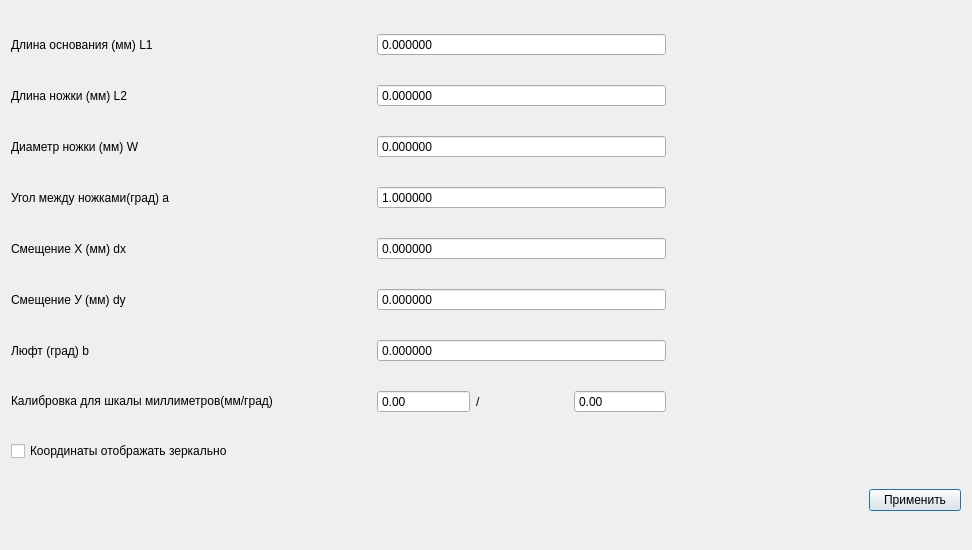
<?xml version="1.0" encoding="UTF-8"?>
<ui version="4.0">
 <class>SettingsDialog</class>
 <widget class="QDialog" name="SettingsDialog">
  <property name="geometry">
   <rect>
    <x>0</x>
    <y>0</y>
    <width>972</width>
    <height>550</height>
   </rect>
  </property>
  <property name="windowTitle">
   <string>Dialog</string>
  </property>
  <layout class="QGridLayout" name="gridLayout">
   <item row="10" column="0" colspan="7">
    <spacer name="horizontalSpacer">
     <property name="orientation">
      <enum>Qt::Horizontal</enum>
     </property>
     <property name="sizeHint" stdset="0">
      <size>
       <width>40</width>
       <height>20</height>
      </size>
     </property>
    </spacer>
   </item>
   <item row="0" column="2" colspan="3">
    <widget class="QDoubleSpinBox" name="wireLengthBox">
     <property name="buttonSymbols">
      <enum>QAbstractSpinBox::NoButtons</enum>
     </property>
     <property name="decimals">
      <number>6</number>
     </property>
     <property name="maximum">
      <double>99999998.000000000000000</double>
     </property>
    </widget>
   </item>
   <item row="0" column="0" colspan="2">
    <widget class="QLabel" name="label">
     <property name="text">
      <string>Длина основания (мм) L1</string>
     </property>
    </widget>
   </item>
   <item row="1" column="0">
    <widget class="QLabel" name="label_2">
     <property name="text">
      <string>Длина ножки (мм) L2</string>
     </property>
    </widget>
   </item>
   <item row="3" column="0" colspan="2">
    <widget class="QLabel" name="label_7">
     <property name="text">
      <string>Угол между ножками(град) a</string>
     </property>
    </widget>
   </item>
   <item row="1" column="2" colspan="3">
    <widget class="QDoubleSpinBox" name="legLengthBox">
     <property name="buttonSymbols">
      <enum>QAbstractSpinBox::NoButtons</enum>
     </property>
     <property name="decimals">
      <number>6</number>
     </property>
     <property name="maximum">
      <double>99999998.000000000000000</double>
     </property>
    </widget>
   </item>
   <item row="2" column="2" colspan="3">
    <widget class="QDoubleSpinBox" name="legWidthBox">
     <property name="buttonSymbols">
      <enum>QAbstractSpinBox::NoButtons</enum>
     </property>
     <property name="decimals">
      <number>6</number>
     </property>
     <property name="maximum">
      <double>99999998.000000000000000</double>
     </property>
    </widget>
   </item>
   <item row="2" column="0" colspan="2">
    <widget class="QLabel" name="label_3">
     <property name="text">
      <string>Диаметр ножки (мм) W</string>
     </property>
    </widget>
   </item>
   <item row="3" column="2" colspan="3">
    <widget class="QDoubleSpinBox" name="legsAngleBox">
     <property name="buttonSymbols">
      <enum>QAbstractSpinBox::NoButtons</enum>
     </property>
     <property name="decimals">
      <number>6</number>
     </property>
     <property name="minimum">
      <double>1.000000000000000</double>
     </property>
     <property name="maximum">
      <double>180.000000000000000</double>
     </property>
    </widget>
   </item>
   <item row="4" column="0" colspan="2">
    <widget class="QLabel" name="label_4">
     <property name="text">
      <string>Смещение Х (мм) dx</string>
     </property>
    </widget>
   </item>
   <item row="4" column="2" colspan="3">
    <widget class="QDoubleSpinBox" name="deltaXBox">
     <property name="buttonSymbols">
      <enum>QAbstractSpinBox::NoButtons</enum>
     </property>
     <property name="decimals">
      <number>6</number>
     </property>
     <property name="minimum">
      <double>-99999999.000000000000000</double>
     </property>
     <property name="maximum">
      <double>99999998.000000000000000</double>
     </property>
    </widget>
   </item>
   <item row="8" column="0" colspan="5">
    <widget class="QCheckBox" name="checkBox">
     <property name="text">
      <string>Координаты отображать зеркально</string>
     </property>
    </widget>
   </item>
   <item row="6" column="0" colspan="2">
    <widget class="QLabel" name="label_6">
     <property name="text">
      <string>Люфт (град) b</string>
     </property>
    </widget>
   </item>
   <item row="5" column="0" colspan="2">
    <widget class="QLabel" name="label_5">
     <property name="text">
      <string>Смещение У (мм) dy</string>
     </property>
    </widget>
   </item>
   <item row="5" column="2" colspan="3">
    <widget class="QDoubleSpinBox" name="deltaYBox">
     <property name="buttonSymbols">
      <enum>QAbstractSpinBox::NoButtons</enum>
     </property>
     <property name="decimals">
      <number>6</number>
     </property>
     <property name="minimum">
      <double>-9999999.000000000000000</double>
     </property>
     <property name="maximum">
      <double>99999998.000000000000000</double>
     </property>
    </widget>
   </item>
   <item row="6" column="2" colspan="3">
    <widget class="QDoubleSpinBox" name="luftBox">
     <property name="buttonSymbols">
      <enum>QAbstractSpinBox::NoButtons</enum>
     </property>
     <property name="decimals">
      <number>6</number>
     </property>
     <property name="minimum">
      <double>-9999999.000000000000000</double>
     </property>
     <property name="maximum">
      <double>99999998.000000000000000</double>
     </property>
    </widget>
   </item>
   <item row="10" column="7">
    <widget class="QPushButton" name="acceptButton">
     <property name="text">
      <string>Применить</string>
     </property>
    </widget>
   </item>
   <item row="7" column="2">
    <widget class="QDoubleSpinBox" name="angleToRKoefNumeratorBox">
     <property name="buttonSymbols">
      <enum>QAbstractSpinBox::NoButtons</enum>
     </property>
     <property name="minimum">
      <double>-99999.000000000000000</double>
     </property>
     <property name="maximum">
      <double>99999.000000000000000</double>
     </property>
    </widget>
   </item>
   <item row="7" column="3">
    <widget class="QLabel" name="label_9">
     <property name="text">
      <string>/</string>
     </property>
    </widget>
   </item>
   <item row="7" column="4">
    <widget class="QDoubleSpinBox" name="angleToRKoefDenominatorBox">
     <property name="buttonSymbols">
      <enum>QAbstractSpinBox::NoButtons</enum>
     </property>
     <property name="minimum">
      <double>-99999.000000000000000</double>
     </property>
     <property name="maximum">
      <double>999999.000000000000000</double>
     </property>
    </widget>
   </item>
   <item row="7" column="0">
    <widget class="QLabel" name="label_8">
     <property name="sizePolicy">
      <sizepolicy hsizetype="Minimum" vsizetype="Fixed">
       <horstretch>0</horstretch>
       <verstretch>0</verstretch>
      </sizepolicy>
     </property>
     <property name="text">
      <string>Калибровка для шкалы миллиметров(мм/град)</string>
     </property>
    </widget>
   </item>
   <item row="0" column="6" rowspan="9" colspan="2">
    <widget class="QLabel" name="picLabel">
     <property name="text">
      <string/>
     </property>
     <property name="pixmap">
      <pixmap>settingsPic.png</pixmap>
     </property>
    </widget>
   </item>
  </layout>
 </widget>
 <resources/>
 <connections/>
</ui>
